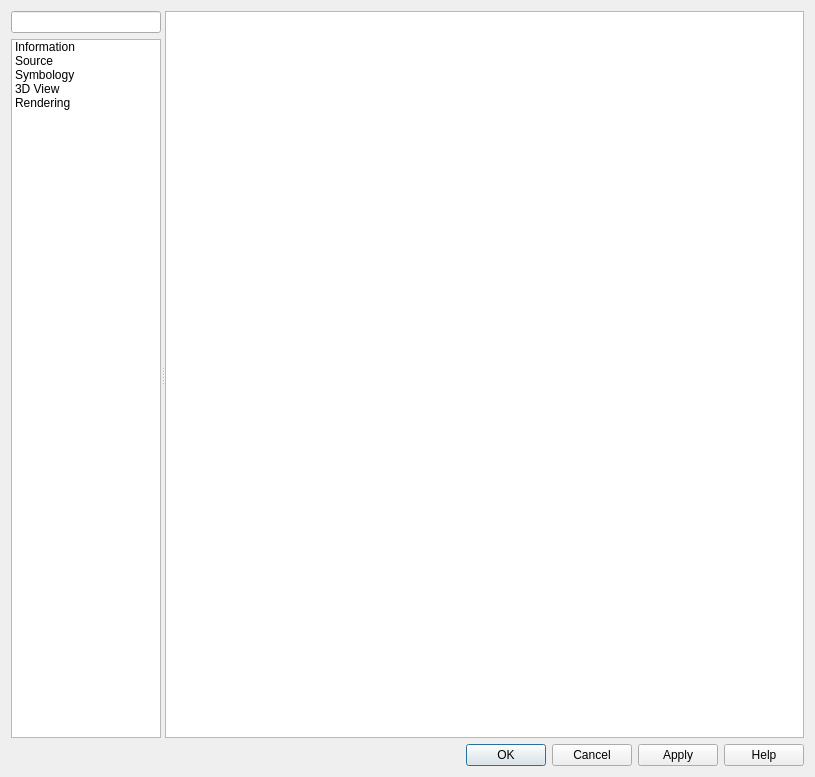
<?xml version="1.0" encoding="UTF-8"?>
<ui version="4.0">
 <class>QgsMeshLayerPropertiesBase</class>
 <widget class="QDialog" name="QgsMeshLayerPropertiesBase">
  <property name="geometry">
   <rect>
    <x>0</x>
    <y>0</y>
    <width>815</width>
    <height>777</height>
   </rect>
  </property>
  <property name="minimumSize">
   <size>
    <width>700</width>
    <height>0</height>
   </size>
  </property>
  <property name="windowTitle">
   <string>Raster Layer Properties</string>
  </property>
  <layout class="QVBoxLayout" name="verticalLayout">
   <item>
    <widget class="QSplitter" name="mOptionsSplitter">
     <property name="orientation">
      <enum>Qt::Horizontal</enum>
     </property>
     <property name="childrenCollapsible">
      <bool>false</bool>
     </property>
     <widget class="QFrame" name="mOptionsListFrame">
      <property name="minimumSize">
       <size>
        <width>0</width>
        <height>0</height>
       </size>
      </property>
      <property name="frameShape">
       <enum>QFrame::NoFrame</enum>
      </property>
      <property name="frameShadow">
       <enum>QFrame::Raised</enum>
      </property>
      <layout class="QVBoxLayout" name="verticalLayout_2">
       <property name="leftMargin">
        <number>0</number>
       </property>
       <property name="topMargin">
        <number>0</number>
       </property>
       <property name="rightMargin">
        <number>0</number>
       </property>
       <property name="bottomMargin">
        <number>0</number>
       </property>
       <item>
        <widget class="QgsFilterLineEdit" name="mSearchLineEdit"/>
       </item>
       <item>
        <widget class="QListWidget" name="mOptionsListWidget">
         <property name="minimumSize">
          <size>
           <width>58</width>
           <height>0</height>
          </size>
         </property>
         <property name="maximumSize">
          <size>
           <width>150</width>
           <height>16777215</height>
          </size>
         </property>
         <property name="horizontalScrollBarPolicy">
          <enum>Qt::ScrollBarAlwaysOff</enum>
         </property>
         <property name="editTriggers">
          <set>QAbstractItemView::NoEditTriggers</set>
         </property>
         <property name="iconSize">
          <size>
           <width>32</width>
           <height>32</height>
          </size>
         </property>
         <property name="textElideMode">
          <enum>Qt::ElideNone</enum>
         </property>
         <property name="resizeMode">
          <enum>QListView::Adjust</enum>
         </property>
         <property name="wordWrap">
          <bool>true</bool>
         </property>
         <item>
          <property name="text">
           <string>Information</string>
          </property>
          <property name="icon">
           <iconset resource="../../../images/images.qrc">
            <normaloff>:/images/themes/default/propertyicons/metadata.svg</normaloff>:/images/themes/default/propertyicons/metadata.svg</iconset>
          </property>
         </item>
         <item>
          <property name="text">
           <string>Source</string>
          </property>
          <property name="icon">
           <iconset resource="../../../images/images.qrc">
            <normaloff>:/images/themes/default/propertyicons/system.svg</normaloff>:/images/themes/default/propertyicons/system.svg</iconset>
          </property>
         </item>
         <item>
          <property name="text">
           <string>Symbology</string>
          </property>
          <property name="toolTip">
           <string>Symbology</string>
          </property>
          <property name="icon">
           <iconset resource="../../../images/images.qrc">
            <normaloff>:/images/themes/default/propertyicons/symbology.svg</normaloff>:/images/themes/default/propertyicons/symbology.svg</iconset>
          </property>
         </item>
         <item>
          <property name="text">
           <string>3D View</string>
          </property>
          <property name="icon">
           <iconset resource="../../../images/images.qrc">
            <normaloff>:/images/themes/default/3d.svg</normaloff>:/images/themes/default/3d.svg</iconset>
          </property>
         </item>
         <item>
          <property name="text">
           <string>Rendering</string>
          </property>
          <property name="icon">
           <iconset resource="../../../images/images.qrc">
            <normaloff>:/images/themes/default/propertyicons/rendering.svg</normaloff>:/images/themes/default/propertyicons/rendering.svg</iconset>
          </property>
         </item>
        </widget>
       </item>
      </layout>
     </widget>
     <widget class="QFrame" name="mOptionsFrame">
      <property name="sizePolicy">
       <sizepolicy hsizetype="Expanding" vsizetype="Preferred">
        <horstretch>1</horstretch>
        <verstretch>0</verstretch>
       </sizepolicy>
      </property>
      <property name="frameShape">
       <enum>QFrame::NoFrame</enum>
      </property>
      <property name="frameShadow">
       <enum>QFrame::Raised</enum>
      </property>
      <layout class="QVBoxLayout" name="verticalLayout_3">
       <property name="leftMargin">
        <number>0</number>
       </property>
       <property name="topMargin">
        <number>0</number>
       </property>
       <property name="rightMargin">
        <number>0</number>
       </property>
       <property name="bottomMargin">
        <number>0</number>
       </property>
       <item>
        <widget class="QStackedWidget" name="mOptionsStackedWidget">
         <property name="sizePolicy">
          <sizepolicy hsizetype="Expanding" vsizetype="Expanding">
           <horstretch>0</horstretch>
           <verstretch>0</verstretch>
          </sizepolicy>
         </property>
         <property name="currentIndex">
          <number>0</number>
         </property>
         <widget class="QWidget" name="mOptsPage_Information">
          <layout class="QVBoxLayout" name="verticalLayout_20">
           <property name="leftMargin">
            <number>0</number>
           </property>
           <property name="topMargin">
            <number>0</number>
           </property>
           <property name="rightMargin">
            <number>0</number>
           </property>
           <property name="bottomMargin">
            <number>0</number>
           </property>
           <item>
            <widget class="QTextBrowser" name="mInformationTextBrowser"/>
           </item>
          </layout>
         </widget>
         <widget class="QWidget" name="mOptsPage_Source">
          <layout class="QVBoxLayout" name="verticalLayout_6">
           <property name="leftMargin">
            <number>0</number>
           </property>
           <property name="topMargin">
            <number>0</number>
           </property>
           <property name="rightMargin">
            <number>0</number>
           </property>
           <property name="bottomMargin">
            <number>0</number>
           </property>
           <item>
            <widget class="QgsScrollArea" name="scrollArea_3">
             <property name="frameShape">
              <enum>QFrame::NoFrame</enum>
             </property>
             <property name="widgetResizable">
              <bool>true</bool>
             </property>
             <widget class="QWidget" name="scrollAreaWidgetContents_3">
              <property name="geometry">
               <rect>
                <x>0</x>
                <y>0</y>
                <width>643</width>
                <height>728</height>
               </rect>
              </property>
              <layout class="QVBoxLayout" name="verticalLayout_4">
               <property name="leftMargin">
                <number>0</number>
               </property>
               <property name="topMargin">
                <number>0</number>
               </property>
               <property name="rightMargin">
                <number>0</number>
               </property>
               <property name="bottomMargin">
                <number>0</number>
               </property>
               <item>
                <layout class="QHBoxLayout" name="horizontalLayout_14">
                 <item>
                  <widget class="QLabel" name="label_8">
                   <property name="text">
                    <string>Layer name</string>
                   </property>
                  </widget>
                 </item>
                 <item>
                  <widget class="QLineEdit" name="mLayerOrigNameLineEd"/>
                 </item>
                 <item>
                  <widget class="QLabel" name="label_9">
                   <property name="text">
                    <string>displayed as</string>
                   </property>
                  </widget>
                 </item>
                 <item>
                  <widget class="QLineEdit" name="leDisplayName">
                   <property name="styleSheet">
                    <string notr="true">color: #505050;
background-color: #F0F0F0;
border: 1px solid #B0B0B0;
border-radius: 2px;</string>
                   </property>
                   <property name="readOnly">
                    <bool>true</bool>
                   </property>
                  </widget>
                 </item>
                </layout>
               </item>
               <item>
                <layout class="QHBoxLayout" name="horizontalLayout_9" stretch="0">
                 <property name="topMargin">
                  <number>5</number>
                 </property>
                 <item>
                  <widget class="QLabel" name="label_7">
                   <property name="text">
                    <string>Set source coordinate reference system</string>
                   </property>
                  </widget>
                 </item>
                </layout>
               </item>
               <item>
                <widget class="QgsProjectionSelectionWidget" name="mCrsSelector" native="true">
                 <property name="focusPolicy">
                  <enum>Qt::StrongFocus</enum>
                 </property>
                </widget>
               </item>
               <item>
                <layout class="QHBoxLayout" name="horizontalLayout">
                 <item>
                  <widget class="QLabel" name="label">
                   <property name="text">
                    <string>Uri</string>
                   </property>
                  </widget>
                 </item>
                 <item>
                  <widget class="QLabel" name="mUriLabel">
                   <property name="text">
                    <string/>
                   </property>
                  </widget>
                 </item>
                </layout>
               </item>
               <item>
                <widget class="QPushButton" name="mAddDatasetButton">
                 <property name="text">
                  <string>Assign Extra Dataset to Mesh</string>
                 </property>
                </widget>
               </item>
               <item>
                <spacer name="verticalSpacer_3">
                 <property name="orientation">
                  <enum>Qt::Vertical</enum>
                 </property>
                 <property name="sizeHint" stdset="0">
                  <size>
                   <width>20</width>
                   <height>415</height>
                  </size>
                 </property>
                </spacer>
               </item>
              </layout>
             </widget>
            </widget>
           </item>
          </layout>
         </widget>
         <widget class="QWidget" name="mOptsPage_Style">
          <layout class="QVBoxLayout" name="verticalLayout_14">
           <property name="leftMargin">
            <number>0</number>
           </property>
           <property name="topMargin">
            <number>0</number>
           </property>
           <property name="rightMargin">
            <number>0</number>
           </property>
           <property name="bottomMargin">
            <number>0</number>
           </property>
           <item>
            <widget class="QgsScrollArea" name="scrollArea">
             <property name="frameShape">
              <enum>QFrame::NoFrame</enum>
             </property>
             <property name="widgetResizable">
              <bool>true</bool>
             </property>
             <widget class="QWidget" name="mOptsPage_StyleContent">
              <property name="geometry">
               <rect>
                <x>0</x>
                <y>0</y>
                <width>643</width>
                <height>728</height>
               </rect>
              </property>
              <layout class="QVBoxLayout" name="verticalLayout_10">
               <property name="leftMargin">
                <number>0</number>
               </property>
               <property name="topMargin">
                <number>0</number>
               </property>
               <property name="rightMargin">
                <number>0</number>
               </property>
               <property name="bottomMargin">
                <number>0</number>
               </property>
              </layout>
             </widget>
            </widget>
           </item>
          </layout>
         </widget>
         <widget class="QWidget" name="mOptsPage_3DView"/>
         <widget class="QWidget" name="mOptsPage_Rendering">
          <layout class="QVBoxLayout" name="verticalLayout_5">
           <property name="leftMargin">
            <number>0</number>
           </property>
           <property name="topMargin">
            <number>0</number>
           </property>
           <property name="rightMargin">
            <number>0</number>
           </property>
           <item>
            <widget class="QgsCollapsibleGroupBox" name="mSimplifyMeshGroupBox">
             <property name="title">
              <string>Simplify Mesh</string>
             </property>
             <property name="checkable">
              <bool>true</bool>
             </property>
             <property name="checked">
              <bool>true</bool>
             </property>
             <layout class="QGridLayout" name="gridLayout_2">
              <item row="0" column="0">
               <widget class="QLabel" name="label_5">
                <property name="text">
                 <string>Reduction Factor</string>
                </property>
               </widget>
              </item>
              <item row="1" column="0">
               <widget class="QLabel" name="label_2">
                <property name="text">
                 <string>Maximal Mesh Resolution</string>
                </property>
               </widget>
              </item>
              <item row="1" column="2">
               <widget class="QSpinBox" name="mSimplifyMeshResolutionSpinBox">
                <property name="suffix">
                 <string> pixels/triangle</string>
                </property>
                <property name="minimum">
                 <number>1</number>
                </property>
                <property name="maximum">
                 <number>200</number>
                </property>
                <property name="value">
                 <number>5</number>
                </property>
               </widget>
              </item>
              <item row="0" column="2">
               <widget class="QDoubleSpinBox" name="mSimplifyReductionFactorSpinBox">
                <property name="decimals">
                 <number>1</number>
                </property>
                <property name="minimum">
                 <double>1.100000000000000</double>
                </property>
                <property name="maximum">
                 <double>1000000.000000000000000</double>
                </property>
                <property name="value">
                 <double>10.000000000000000</double>
                </property>
               </widget>
              </item>
             </layout>
            </widget>
           </item>
           <item>
            <spacer name="verticalSpacer">
             <property name="orientation">
              <enum>Qt::Vertical</enum>
             </property>
             <property name="sizeHint" stdset="0">
              <size>
               <width>20</width>
               <height>40</height>
              </size>
             </property>
            </spacer>
           </item>
          </layout>
         </widget>
        </widget>
       </item>
      </layout>
     </widget>
    </widget>
   </item>
   <item>
    <widget class="QFrame" name="mButtonBoxFrame">
     <property name="sizePolicy">
      <sizepolicy hsizetype="Preferred" vsizetype="Maximum">
       <horstretch>0</horstretch>
       <verstretch>0</verstretch>
      </sizepolicy>
     </property>
     <property name="frameShape">
      <enum>QFrame::NoFrame</enum>
     </property>
     <property name="frameShadow">
      <enum>QFrame::Raised</enum>
     </property>
     <layout class="QGridLayout" name="gridLayout">
      <property name="leftMargin">
       <number>0</number>
      </property>
      <property name="topMargin">
       <number>0</number>
      </property>
      <property name="rightMargin">
       <number>0</number>
      </property>
      <property name="bottomMargin">
       <number>0</number>
      </property>
      <item row="0" column="0" colspan="2">
       <widget class="QDialogButtonBox" name="buttonBox">
        <property name="orientation">
         <enum>Qt::Horizontal</enum>
        </property>
        <property name="standardButtons">
         <set>QDialogButtonBox::Apply|QDialogButtonBox::Cancel|QDialogButtonBox::Help|QDialogButtonBox::Ok</set>
        </property>
       </widget>
      </item>
     </layout>
    </widget>
   </item>
  </layout>
 </widget>
 <customwidgets>
  <customwidget>
   <class>QgsCollapsibleGroupBox</class>
   <extends>QGroupBox</extends>
   <header>qgscollapsiblegroupbox.h</header>
   <container>1</container>
  </customwidget>
  <customwidget>
   <class>QgsFilterLineEdit</class>
   <extends>QLineEdit</extends>
   <header>qgsfilterlineedit.h</header>
  </customwidget>
  <customwidget>
   <class>QgsProjectionSelectionWidget</class>
   <extends>QWidget</extends>
   <header>qgsprojectionselectionwidget.h</header>
   <container>1</container>
  </customwidget>
  <customwidget>
   <class>QgsScrollArea</class>
   <extends>QScrollArea</extends>
   <header>qgsscrollarea.h</header>
   <container>1</container>
  </customwidget>
 </customwidgets>
 <tabstops>
  <tabstop>mSearchLineEdit</tabstop>
  <tabstop>mOptionsListWidget</tabstop>
  <tabstop>mInformationTextBrowser</tabstop>
  <tabstop>scrollArea_3</tabstop>
  <tabstop>mLayerOrigNameLineEd</tabstop>
  <tabstop>leDisplayName</tabstop>
  <tabstop>mCrsSelector</tabstop>
  <tabstop>scrollArea</tabstop>
 </tabstops>
 <resources>
  <include location="../../../images/images.qrc"/>
 </resources>
 <connections>
  <connection>
   <sender>mOptionsListWidget</sender>
   <signal>currentRowChanged(int)</signal>
   <receiver>mOptionsStackedWidget</receiver>
   <slot>setCurrentIndex(int)</slot>
   <hints>
    <hint type="sourcelabel">
     <x>86</x>
     <y>325</y>
    </hint>
    <hint type="destinationlabel">
     <x>794</x>
     <y>14</y>
    </hint>
   </hints>
  </connection>
 </connections>
</ui>
